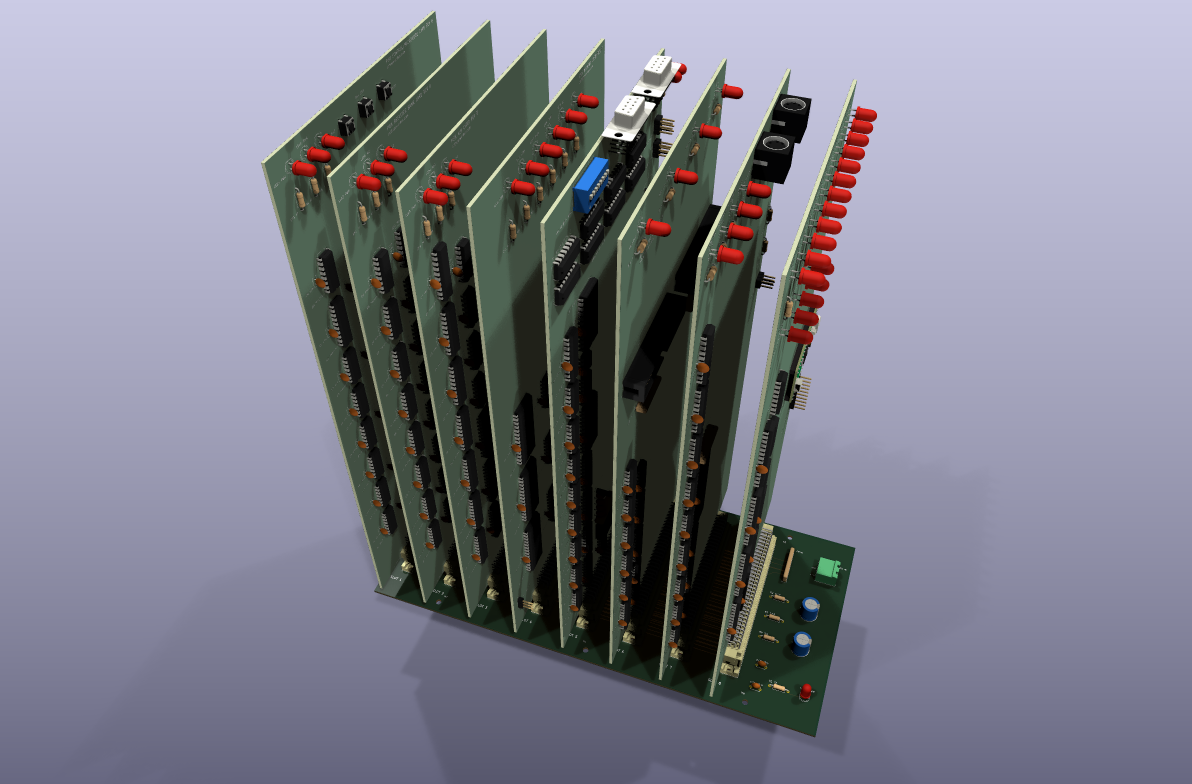
#> input picture hardware/assembly/p8x-assembly-render.png, 2384 x 1568 px (shown at 1/2 size)
$ python make_collage.py
#> lines starting #> are read from the running program, lines starting #| are printed output that depends on the picture
# Author: Claude (Anthropic) for Ken Rother, 2026
"""Make the home page's lead picture, website/p8x-collage.jpg: the three assembled-machine renders
(hardware/assembly/build.sh) and the memory card's 3D render, its connector at the bottom. Run it after either is
rendered again:  website/venv/bin/python website/make_collage.py"""
import os
from PIL import Image

HERE = os.path.dirname(os.path.abspath(__file__))
HW = os.path.join(os.path.dirname(HERE), "hardware")
W, H, GAP = 800, 600, 10


def cover(path):
    """The picture scaled to fill a tile, the overhang cut off evenly."""
    im = Image.open(path).convert("RGB")
    k = max(W / im.width, H / im.height)
#> k = 0.383
    im = im.resize((round(im.width * k), round(im.height * k)), Image.LANCZOS)
#> im: PIL image 912x600 RGB
    x, y = (im.width - W) // 2, (im.height - H) // 2
#> x = 56; y = 0
    return im.crop((x, y, x + W, y + H))
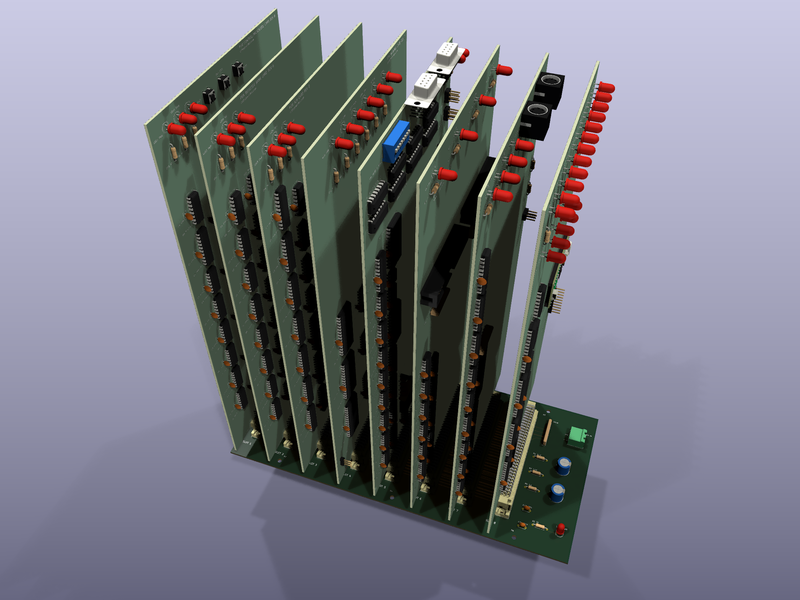
#> returned value: PIL image 800x600 RGB; mean R, G, B 122.1, 122.8, 135


def whole(path):
    """The whole picture in a tile, its own background (which only changes downwards) carried out to the sides."""
    im = Image.open(path).convert("RGB").resize((round(H * Image.open(path).width / Image.open(path).height), H), Image.LANCZOS)
    bg = im.crop((0, 0, 1, H)).resize((W, H))
    bg.paste(im, ((W - im.width) // 2, 0))
    return bg


def card(path):
    """A card render on the assembly renders' background, connector down."""
    top, bottom = (201, 201, 229), (102, 102, 133)
#> top = (201, 201, 229); bottom = (102, 102, 133)
    bg = Image.new("RGB", (1, H))
    for y in range(H): bg.putpixel((0, y), tuple(round(a + (b - a) * y / (H - 1)) for a, b in zip(top, bottom)))
    bg = bg.resize((W, H))
    im = Image.open(path).convert("RGBA")
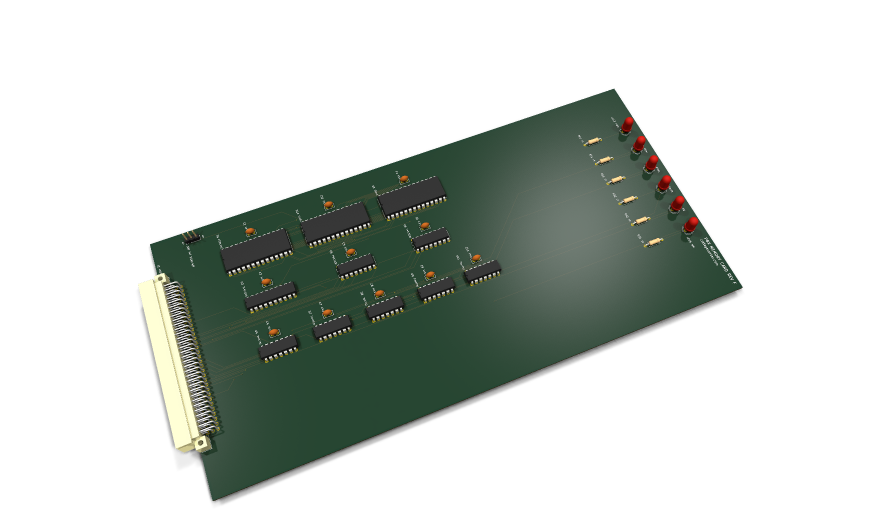
#> input picture hardware/memory-card/kicad/p8x-memory-card-render-3d.png, 1768 x 1064 px (shown at 1/2 size)
#> im is the input picture: PIL image 1768x1064 RGBA; mean R, G, B, A 19.3, 24.8, 20.1, 74
    im = im.crop(im.getchannel("A").point(lambda a: 255 if a > 128 else 0).getbbox()).rotate(90, expand=True)
#> im: PIL image 825x1210 RGBA
    im.thumbnail((W - 40, H - 30), Image.LANCZOS)
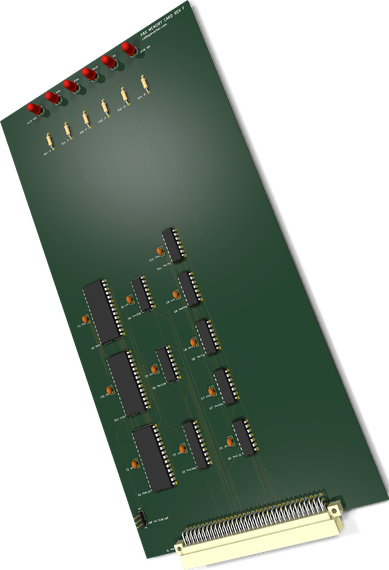
#> im: PIL image 389x570 RGBA; mean R, G, B, A 36.6, 47.1, 38.1, 139.5; transparent parts drawn white
    bg.paste(im, ((W - im.width) // 2, (H - im.height) // 2), im)
    return bg


tiles = [cover(os.path.join(HW, "assembly", "p8x-assembly-render.png")),
         card(os.path.join(HW, "memory-card", "kicad", "p8x-memory-card-render-3d.png")),
         cover(os.path.join(HW, "assembly", "p8x-assembly-render-low.png")),
         whole(os.path.join(HW, "assembly", "p8x-assembly-render-side.png"))]
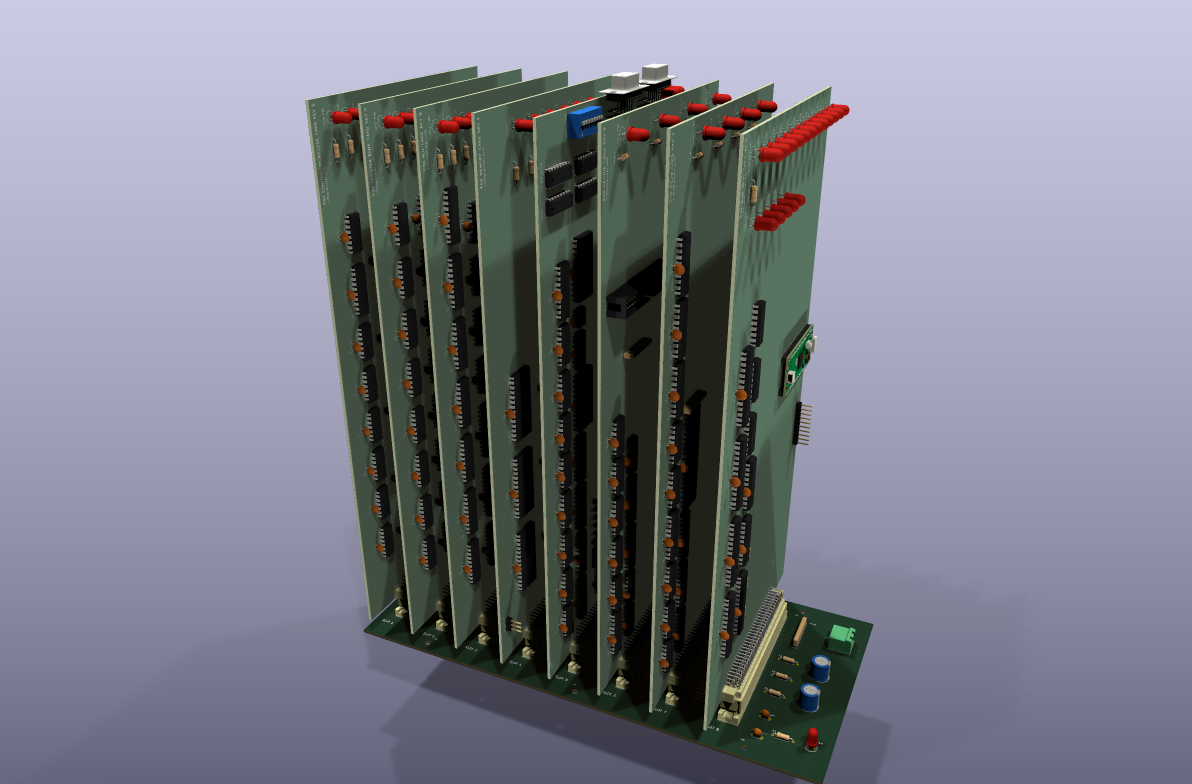
#> input picture hardware/assembly/p8x-assembly-render-low.png, 2384 x 1568 px (shown at 1/2 size)
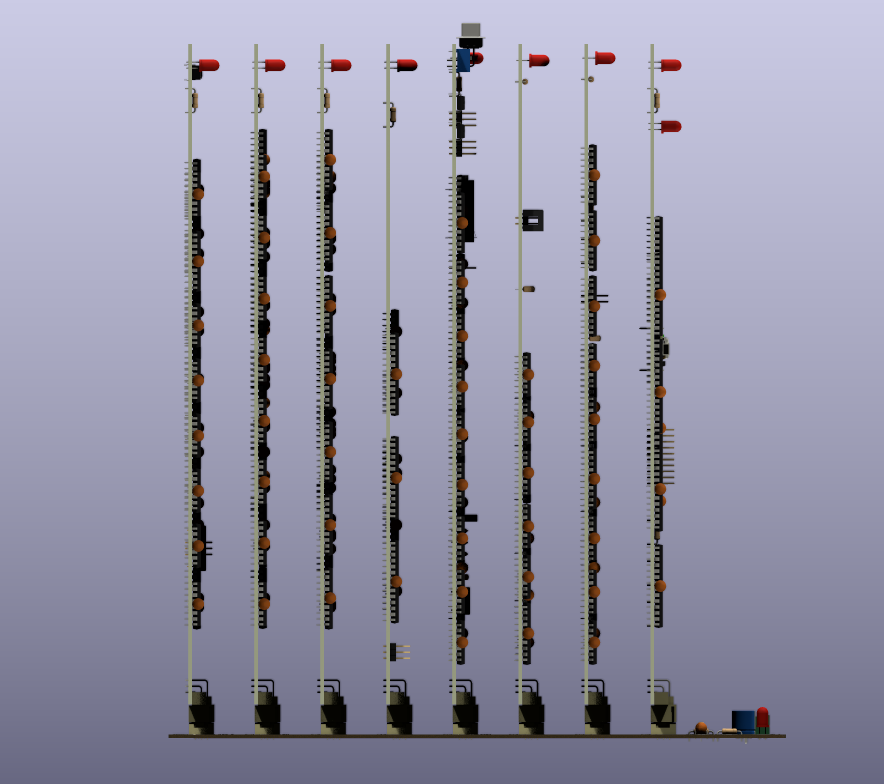
#> input picture hardware/assembly/p8x-assembly-render-side.png, 1768 x 1568 px (shown at 1/2 size)
#> in whole, `bg.paste(im, ((W - im.width) // 2, 0))`:
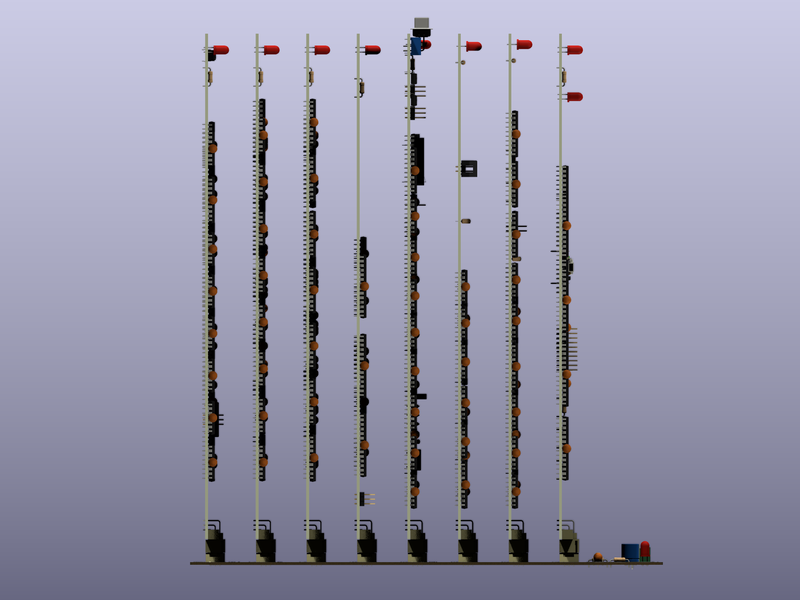
#> bg: PIL image 800x600 RGB; mean R, G, B 152.2, 151.7, 173.3
out = Image.new("RGB", (2 * W + 3 * GAP, 2 * H + 3 * GAP), "white")
#> out: PIL image 1630x1230 RGB; every value is 255
for i, t in enumerate(tiles): out.paste(t, (GAP + (i % 2) * (W + GAP), GAP + (i // 2) * (H + GAP)))
#> this loop made 4 passes
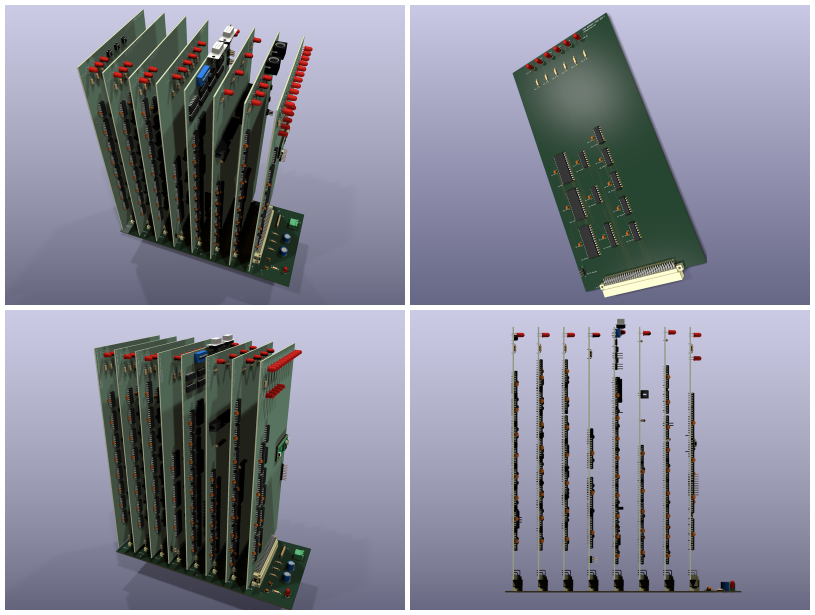
#> out: PIL image 1630x1230 RGB (shown at 1/2 size); mean R, G, B 136.6, 138.3, 153.4
out.save(os.path.join(HERE, "p8x-collage.jpg"), quality=88, optimize=True)
print("wrote website/p8x-collage.jpg")
